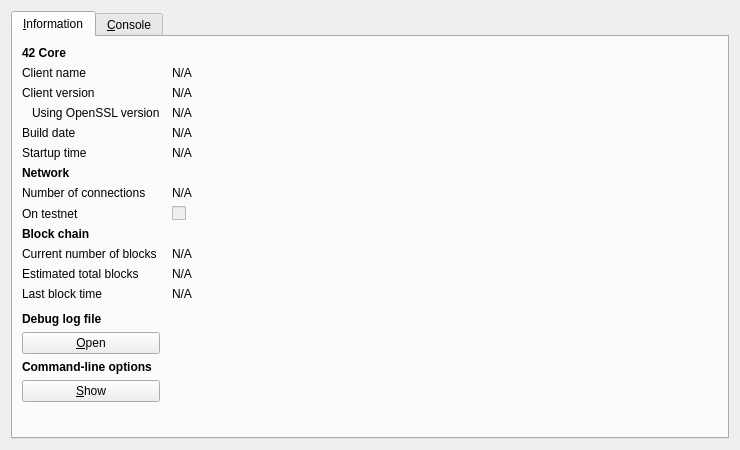
<?xml version="1.0" encoding="UTF-8"?>
<ui version="4.0">
 <class>RPCConsole</class>
 <widget class="QDialog" name="RPCConsole">
  <property name="geometry">
   <rect>
    <x>0</x>
    <y>0</y>
    <width>740</width>
    <height>450</height>
   </rect>
  </property>
  <property name="windowTitle">
   <string>42 - Debug window</string>
  </property>
  <layout class="QVBoxLayout" name="verticalLayout_2">
   <item>
    <widget class="QTabWidget" name="tabWidget">
     <property name="currentIndex">
      <number>0</number>
     </property>
     <widget class="QWidget" name="tab_info">
      <attribute name="title">
       <string>&amp;Information</string>
      </attribute>
      <layout class="QGridLayout" name="gridLayout" columnstretch="0,1">
       <property name="horizontalSpacing">
        <number>12</number>
       </property>
       <item row="0" column="0">
        <widget class="QLabel" name="label_9">
         <property name="font">
          <font>
           <weight>75</weight>
           <bold>true</bold>
          </font>
         </property>
         <property name="text">
          <string>42 Core</string>
         </property>
        </widget>
       </item>
       <item row="1" column="0">
        <widget class="QLabel" name="label_5">
         <property name="text">
          <string>Client name</string>
         </property>
        </widget>
       </item>
       <item row="1" column="1">
        <widget class="QLabel" name="clientName">
         <property name="cursor">
          <cursorShape>IBeamCursor</cursorShape>
         </property>
         <property name="text">
          <string>N/A</string>
         </property>
         <property name="textFormat">
          <enum>Qt::PlainText</enum>
         </property>
         <property name="textInteractionFlags">
          <set>Qt::LinksAccessibleByMouse|Qt::TextSelectableByKeyboard|Qt::TextSelectableByMouse</set>
         </property>
        </widget>
       </item>
       <item row="2" column="0">
        <widget class="QLabel" name="label_6">
         <property name="text">
          <string>Client version</string>
         </property>
        </widget>
       </item>
       <item row="2" column="1">
        <widget class="QLabel" name="clientVersion">
         <property name="cursor">
          <cursorShape>IBeamCursor</cursorShape>
         </property>
         <property name="text">
          <string>N/A</string>
         </property>
         <property name="textFormat">
          <enum>Qt::PlainText</enum>
         </property>
         <property name="textInteractionFlags">
          <set>Qt::LinksAccessibleByMouse|Qt::TextSelectableByKeyboard|Qt::TextSelectableByMouse</set>
         </property>
        </widget>
       </item>
       <item row="3" column="0">
        <widget class="QLabel" name="label_14">
         <property name="text">
          <string>Using OpenSSL version</string>
         </property>
         <property name="indent">
          <number>10</number>
         </property>
        </widget>
       </item>
       <item row="3" column="1">
        <widget class="QLabel" name="openSSLVersion">
         <property name="cursor">
          <cursorShape>IBeamCursor</cursorShape>
         </property>
         <property name="text">
          <string>N/A</string>
         </property>
         <property name="textFormat">
          <enum>Qt::PlainText</enum>
         </property>
         <property name="textInteractionFlags">
          <set>Qt::LinksAccessibleByMouse|Qt::TextSelectableByKeyboard|Qt::TextSelectableByMouse</set>
         </property>
        </widget>
       </item>
       <item row="4" column="0">
        <widget class="QLabel" name="label_12">
         <property name="text">
          <string>Build date</string>
         </property>
        </widget>
       </item>
       <item row="4" column="1">
        <widget class="QLabel" name="buildDate">
         <property name="cursor">
          <cursorShape>IBeamCursor</cursorShape>
         </property>
         <property name="text">
          <string>N/A</string>
         </property>
         <property name="textFormat">
          <enum>Qt::PlainText</enum>
         </property>
         <property name="textInteractionFlags">
          <set>Qt::LinksAccessibleByMouse|Qt::TextSelectableByKeyboard|Qt::TextSelectableByMouse</set>
         </property>
        </widget>
       </item>
       <item row="5" column="0">
        <widget class="QLabel" name="label_13">
         <property name="text">
          <string>Startup time</string>
         </property>
        </widget>
       </item>
       <item row="5" column="1">
        <widget class="QLabel" name="startupTime">
         <property name="cursor">
          <cursorShape>IBeamCursor</cursorShape>
         </property>
         <property name="text">
          <string>N/A</string>
         </property>
         <property name="textFormat">
          <enum>Qt::PlainText</enum>
         </property>
         <property name="textInteractionFlags">
          <set>Qt::LinksAccessibleByMouse|Qt::TextSelectableByKeyboard|Qt::TextSelectableByMouse</set>
         </property>
        </widget>
       </item>
       <item row="6" column="0">
        <widget class="QLabel" name="label_11">
         <property name="font">
          <font>
           <weight>75</weight>
           <bold>true</bold>
          </font>
         </property>
         <property name="text">
          <string>Network</string>
         </property>
        </widget>
       </item>
       <item row="7" column="0">
        <widget class="QLabel" name="label_7">
         <property name="text">
          <string>Number of connections</string>
         </property>
        </widget>
       </item>
       <item row="7" column="1">
        <widget class="QLabel" name="numberOfConnections">
         <property name="cursor">
          <cursorShape>IBeamCursor</cursorShape>
         </property>
         <property name="text">
          <string>N/A</string>
         </property>
         <property name="textFormat">
          <enum>Qt::PlainText</enum>
         </property>
         <property name="textInteractionFlags">
          <set>Qt::LinksAccessibleByMouse|Qt::TextSelectableByKeyboard|Qt::TextSelectableByMouse</set>
         </property>
        </widget>
       </item>
       <item row="8" column="0">
        <widget class="QLabel" name="label_8">
         <property name="text">
          <string>On testnet</string>
         </property>
        </widget>
       </item>
       <item row="8" column="1">
        <widget class="QCheckBox" name="isTestNet">
         <property name="enabled">
          <bool>false</bool>
         </property>
         <property name="text">
          <string/>
         </property>
        </widget>
       </item>
       <item row="9" column="0">
        <widget class="QLabel" name="label_10">
         <property name="font">
          <font>
           <weight>75</weight>
           <bold>true</bold>
          </font>
         </property>
         <property name="text">
          <string>Block chain</string>
         </property>
        </widget>
       </item>
       <item row="10" column="0">
        <widget class="QLabel" name="label_3">
         <property name="text">
          <string>Current number of blocks</string>
         </property>
        </widget>
       </item>
       <item row="10" column="1">
        <widget class="QLabel" name="numberOfBlocks">
         <property name="cursor">
          <cursorShape>IBeamCursor</cursorShape>
         </property>
         <property name="text">
          <string>N/A</string>
         </property>
         <property name="textFormat">
          <enum>Qt::PlainText</enum>
         </property>
         <property name="textInteractionFlags">
          <set>Qt::LinksAccessibleByMouse|Qt::TextSelectableByKeyboard|Qt::TextSelectableByMouse</set>
         </property>
        </widget>
       </item>
       <item row="11" column="0">
        <widget class="QLabel" name="label_4">
         <property name="text">
          <string>Estimated total blocks</string>
         </property>
        </widget>
       </item>
       <item row="11" column="1">
        <widget class="QLabel" name="totalBlocks">
         <property name="cursor">
          <cursorShape>IBeamCursor</cursorShape>
         </property>
         <property name="text">
          <string>N/A</string>
         </property>
         <property name="textFormat">
          <enum>Qt::PlainText</enum>
         </property>
         <property name="textInteractionFlags">
          <set>Qt::LinksAccessibleByMouse|Qt::TextSelectableByKeyboard|Qt::TextSelectableByMouse</set>
         </property>
        </widget>
       </item>
       <item row="12" column="0">
        <widget class="QLabel" name="label_2">
         <property name="text">
          <string>Last block time</string>
         </property>
        </widget>
       </item>
       <item row="12" column="1">
        <widget class="QLabel" name="lastBlockTime">
         <property name="cursor">
          <cursorShape>IBeamCursor</cursorShape>
         </property>
         <property name="text">
          <string>N/A</string>
         </property>
         <property name="textFormat">
          <enum>Qt::PlainText</enum>
         </property>
         <property name="textInteractionFlags">
          <set>Qt::LinksAccessibleByMouse|Qt::TextSelectableByKeyboard|Qt::TextSelectableByMouse</set>
         </property>
        </widget>
       </item>
       <item row="13" column="0">
        <spacer name="verticalSpacer_2">
         <property name="orientation">
          <enum>Qt::Vertical</enum>
         </property>
         <property name="sizeHint" stdset="0">
          <size>
           <width>20</width>
           <height>20</height>
          </size>
         </property>
        </spacer>
       </item>
       <item row="14" column="0">
        <widget class="QLabel" name="labelDebugLogfile">
         <property name="font">
          <font>
           <weight>75</weight>
           <bold>true</bold>
          </font>
         </property>
         <property name="text">
          <string>Debug log file</string>
         </property>
        </widget>
       </item>
       <item row="15" column="0">
        <widget class="QPushButton" name="openDebugLogfileButton">
         <property name="toolTip">
          <string>Open the 42 debug log file from the current data directory. This can take a few seconds for large log files.</string>
         </property>
         <property name="text">
          <string>&amp;Open</string>
         </property>
         <property name="autoDefault">
          <bool>false</bool>
         </property>
        </widget>
       </item>
       <item row="16" column="0">
        <widget class="QLabel" name="labelCLOptions">
         <property name="font">
          <font>
           <weight>75</weight>
           <bold>true</bold>
          </font>
         </property>
         <property name="text">
          <string>Command-line options</string>
         </property>
        </widget>
       </item>
       <item row="17" column="0">
        <widget class="QPushButton" name="showCLOptionsButton">
         <property name="toolTip">
          <string>Show the 42-Qt help message to get a list with possible 42 command-line options.</string>
         </property>
         <property name="text">
          <string>&amp;Show</string>
         </property>
         <property name="autoDefault">
          <bool>false</bool>
         </property>
        </widget>
       </item>
       <item row="18" column="0">
        <spacer name="verticalSpacer">
         <property name="orientation">
          <enum>Qt::Vertical</enum>
         </property>
         <property name="sizeHint" stdset="0">
          <size>
           <width>20</width>
           <height>40</height>
          </size>
         </property>
        </spacer>
       </item>
      </layout>
     </widget>
     <widget class="QWidget" name="tab_console">
      <attribute name="title">
       <string>&amp;Console</string>
      </attribute>
      <layout class="QVBoxLayout" name="verticalLayout_3">
       <property name="spacing">
        <number>3</number>
       </property>
       <item>
        <widget class="QTextEdit" name="messagesWidget">
         <property name="minimumSize">
          <size>
           <width>0</width>
           <height>100</height>
          </size>
         </property>
         <property name="readOnly">
          <bool>true</bool>
         </property>
         <property name="tabKeyNavigation" stdset="0">
          <bool>false</bool>
         </property>
         <property name="columnCount" stdset="0">
          <number>2</number>
         </property>
        </widget>
       </item>
       <item>
        <layout class="QHBoxLayout" name="horizontalLayout">
         <property name="spacing">
          <number>3</number>
         </property>
         <item>
          <widget class="QLabel" name="label">
           <property name="text">
            <string notr="true">&gt;</string>
           </property>
          </widget>
         </item>
         <item>
          <widget class="QLineEdit" name="lineEdit"/>
         </item>
         <item>
          <widget class="QPushButton" name="clearButton">
           <property name="maximumSize">
            <size>
             <width>24</width>
             <height>24</height>
            </size>
           </property>
           <property name="toolTip">
            <string>Clear console</string>
           </property>
           <property name="text">
            <string/>
           </property>
           <property name="icon">
            <iconset resource="../bitcoin.qrc">
             <normaloff>:/icons/remove</normaloff>:/icons/remove</iconset>
           </property>
           <property name="shortcut">
            <string notr="true">Ctrl+L</string>
           </property>
           <property name="autoDefault">
            <bool>false</bool>
           </property>
          </widget>
         </item>
        </layout>
       </item>
      </layout>
     </widget>
    </widget>
   </item>
  </layout>
 </widget>
 <resources>
  <include location="../bitcoin.qrc"/>
 </resources>
 <connections/>
</ui>
